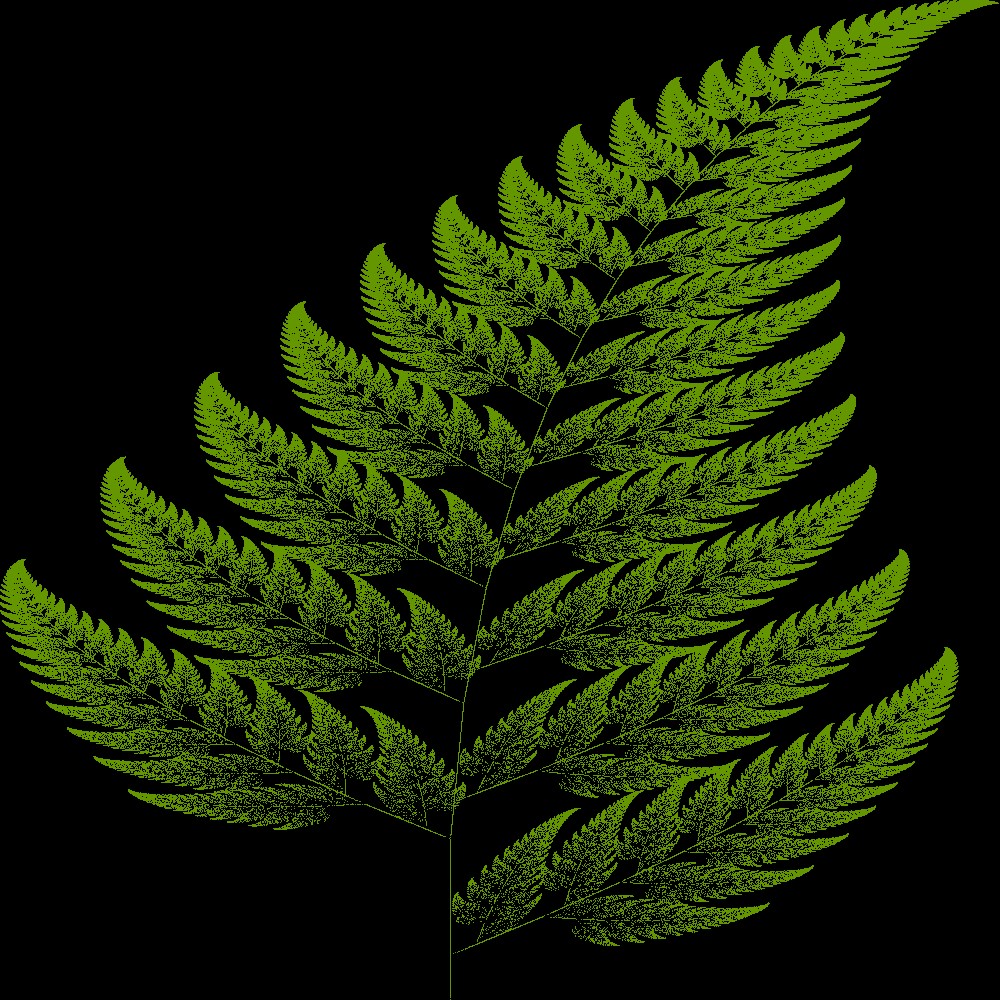

Write Python code to recreate this figure.
import random
from PIL import Image



class BarnsleyFern(object):
    def __init__(self, img_width, img_height, paint_color=(100, 150, 0),
                 bg_color=(0, 0, 0)): # white - bg_color=(255, 255, 255)
        self.img_width, self.img_height = img_width, img_height
        self.paint_color = paint_color
        self.x, self.y = 0, 0
        self.age = 0

        self.fern = Image.new('RGB', (img_width, img_height), bg_color)
        self.pix = self.fern.load()
        self.pix[self.scale(0, 0)] = paint_color

    def scale(self, x, y):
        h = (x + 2.182)*(self.img_width - 1)/4.8378
        k = (9.9983 - y)*(self.img_height - 1)/9.9983
        return h, k

    def transform(self, x, y):
        rand = random.uniform(0, 100)
        if rand < 1:
            return 0, 0.16*y
        elif 1 <= rand < 86:
            return 0.85*x + 0.04*y, -0.04*x + 0.85*y + 1.6
        elif 86 <= rand < 93:
            return 0.2*x - 0.26*y, 0.23*x + 0.22*y + 1.6
        else:
            return -0.15*x + 0.28*y, 0.26*x + 0.24*y + 0.44

    def iterate(self, iterations):
        for _ in range(iterations):
            self.x, self.y = self.transform(self.x, self.y)
            self.pix[self.scale(self.x, self.y)] = self.paint_color
        self.age += iterations

fern = BarnsleyFern(1_000, 1_000)

fern.iterate(1_000_000)
fern.fern.show()
fern.fern.save("barnsley.png")